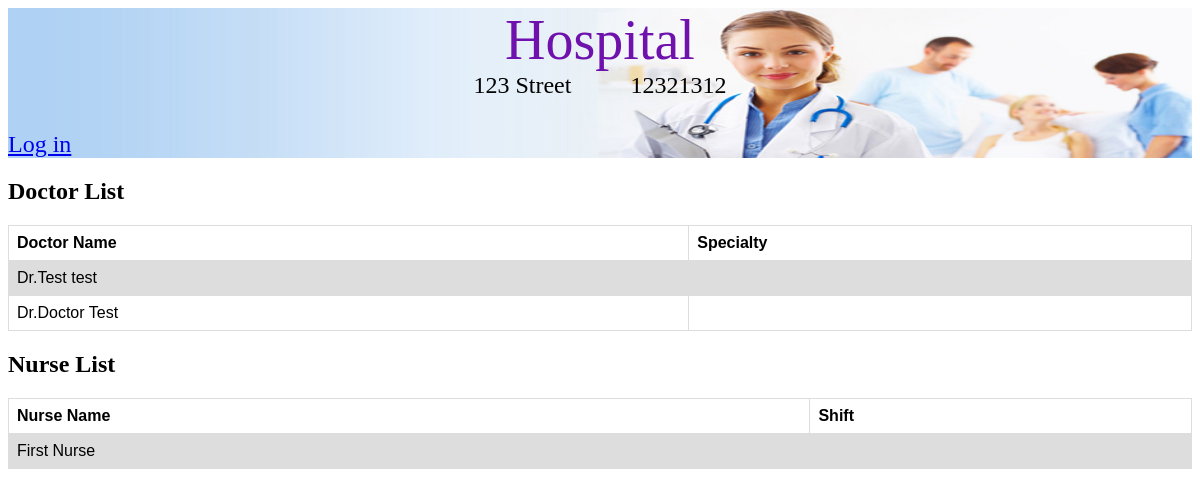
/staff/, run on an earlier commit of the app's database.
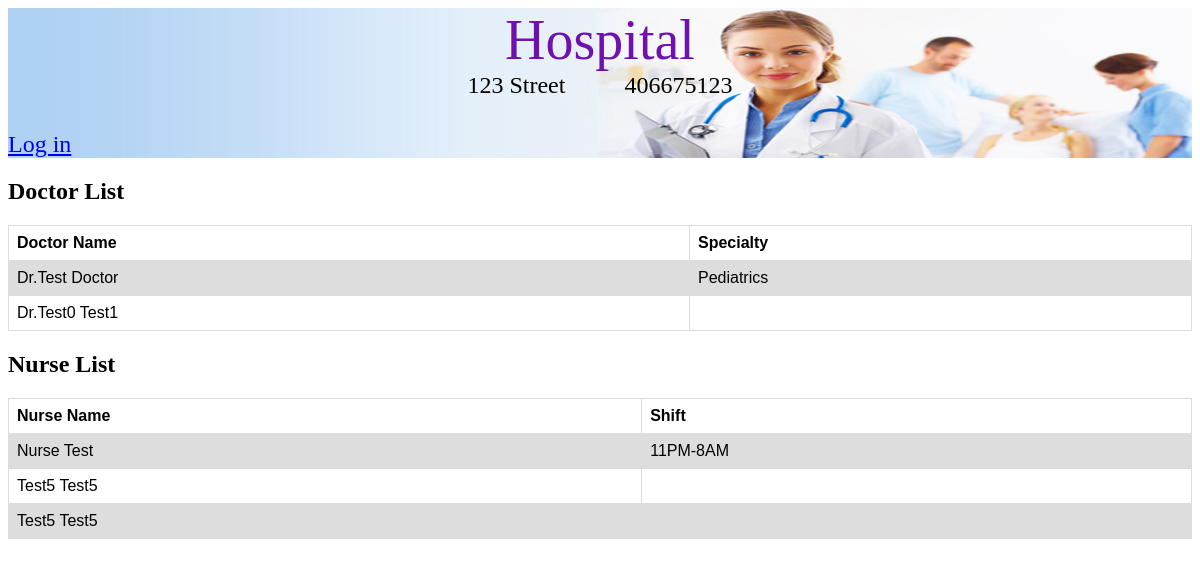
And on a later commit of the database.
### hospital/models.py (models this page shows, shortened)
class Hospital(models.Model):
    name = models.CharField(max_length=50)
    address = models.CharField(max_length=100)
    phone_number = models.CharField(max_length=10)
    patient_rooms = models.ManyToManyField(PatientRoom, symmetrical=False)
    surgery_rooms = models.ManyToManyField(SurgeryRoom, symmetrical=False)
    patients = models.ManyToManyField(Patient, symmetrical=False)
    doctors = models.ManyToManyField(Doctors, symmetrical=False)
    nurses = models.ManyToManyField(Nurses, symmetrical=False)

### Person/models.py (models this page shows)
class Employee(Persons):
    shift = models.CharField(max_length=200, default='', blank=True)
    jobDesc = models.CharField(max_length=200, default='', blank=True)
    salary = models.DecimalField(max_digits=7, decimal_places=0, default=Decimal('0.00'))
    class Meta:
        abstract=True

class Doctors(Employee):
    specialty = models.CharField(max_length=200, default='', blank=True)

class Nurses(Employee):
    specialty = models.CharField(max_length=200, default='', blank=True)

### Person/views.py (the view)
# urls.py: url(r'^staff/$', views.listStaff, name='staff_list'),
def listStaff(request):
	hospital=get_object_or_404(Hospital, id=1)
	nursesList=hospital.nurses.all()
	doctorsList=hospital.doctors.all()
	print(doctorsList)
	print(nursesList)
	return render(request, 'Staff.html',{'doctorsList':doctorsList, 'nursesList':nursesList, 'hospital':hospital})

### Person/models.py (called while the page is built)
    def __str__(self):
        return self.firstName+ " "+ self.lastName

### Person/templates/Staff.html (shortened to what this page needs)
{% extends "base.html" %}
{% block header %}
<div class="container_header">
    {% if hospital is not None %}
        <div class="container_hospital_info">
            <div class="hospital_title"><a class="hospital_title_text" href="{% url 'hospital:home' %}">{{ hospital.name }}</a></div>
            <div class="hospital_info">
                <div>{{ hospital.address }}</div>
                <div class="padding"></div>
                <div>{{ hospital.phone_number }}</div>
            </div>
        </div>
    {% else %}
        <a href="/" class="logo">My Hospital</a>
    {% endif %}
    <div class="container_user_info">
        {% if user.is_authenticated %}
            <div class="user_name_info">Hello, {{user.username}}</div>
            <div><a class="log_out" href="{% url 'accounts:logout' %}">Log out</a></div>
        {% else %}
            <a href="{% url 'accounts:login' %}">Log in</a>
        {% endif %}
    </div>
</div>
{% endblock %}
{% block content %}
    <div class="container_doctor">
        <h2 class="Doctor List">Doctor List</h2>
        <table>
            <tr>
                <th class="doctor_name_table_header">Doctor Name</th>
                <th class="doctor_specialty_table_header">Specialty</th>
            </tr>
        {%for dr in doctorsList%}
            <tr class="table_row_doctor">
                <td>Dr.{{dr.firstName}} {{dr.lastName}} </td>
                <td>{{dr.specialty}}</td>
            </tr>
        {%endfor%}
        </table>
    </div>
        <h2 class="Nurse  List">Nurse List</h2>
        <table>
            <tr>
                <th class="nurse_name_table_header">Nurse Name</th>
                <th class="nurse_shift_table_header">Shift</th>
            </tr>
        {%for nr in nursesList%}
                <tr class="table_row_nurse">
                    <td>{{nr.firstName}} {{nr.lastName}}</td>
                    <td>{{nr.shift}}</td>
                </tr>
        {%endfor%}
        </table>
    </div>
{% endblock %}

What changed in the data, as far as the page shows it:
no longer on this page (row edited): Doctors: firstName "Doctor", lastName "Test"
changed Hospital "Hospital": phone_number "12321312" → "406675123"
changed Doctors "Test": lastName "test" → "Doctor"; specialty (not shown) → "Pediatrics"
added Doctors: firstName "Test0", lastName "Test1"
changed Nurses "Nurse": firstName "First" → "Nurse"; lastName "Nurse" → "Test"; shift (not shown) → "11PM-8AM"
added Nurses: firstName "Test5", lastName "Test5"
added Nurses: firstName "Test5", lastName "Test5"
